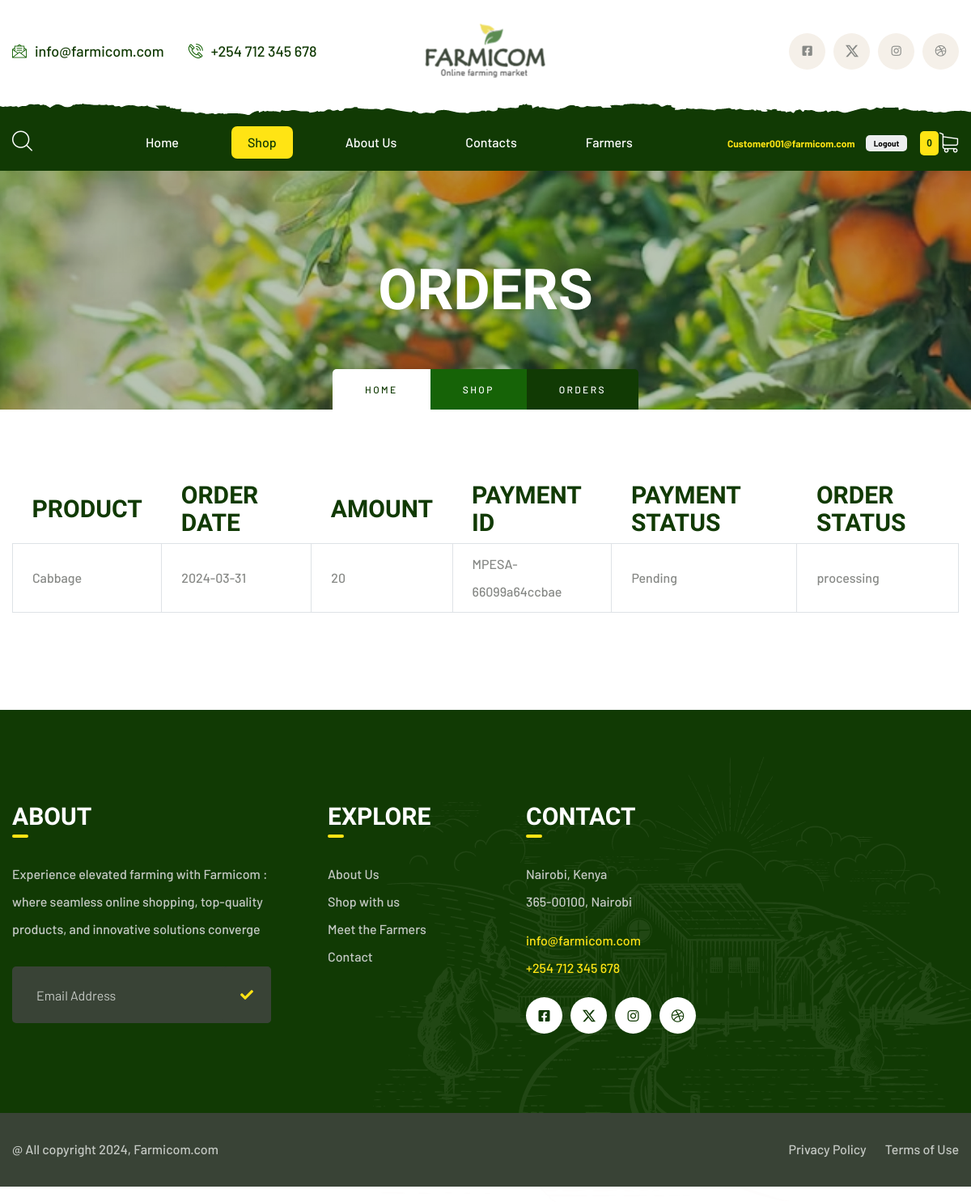
The app's page /orders.php (signed in) with its own data.
### tables this page shows
CREATE TABLE `orders` (
  `id` int(250) NOT NULL,
  `Order_id` varchar(250) NOT NULL,
  `User_email` varchar(250) NOT NULL,
  `country` text NOT NULL,
  `firstname` varchar(25) NOT NULL,
  `lastname` varchar(25) NOT NULL,
  `address` varchar(50) NOT NULL,
  `building` varchar(100) NOT NULL,
  `town` varchar(50) NOT NULL,
  `orderDate` date NOT NULL,
  `payment_id` varchar(50) NOT NULL,
  `payment_method` varchar(25) NOT NULL,
  `payment_status` text NOT NULL,
  `order_status` text NOT NULL,
  `product` varchar(25) NOT NULL,
  `total` int(25) NOT NULL
);

### orders.php (the view, shortened to what this page needs)
<?php
include 'config.php';
if (isset($_SESSION['mail'])) {
    $stmt = $con->prepare("SELECT * FROM cart WHERE Username = ?") or die("Query failed");
    $stmt->bind_param("s", $_SESSION['mail']);
    $stmt->execute();
    $cart_sum = $stmt->get_result();
    $Cart_number = $cart_sum->num_rows;
}else{
    $Cart_number = 0;
    $username = "guest";
}
?>
<!DOCTYPE html>
<html lang="en">
<head>
    <link rel="stylesheet" href="assets/css/animate.min.css">
    <link rel="stylesheet" href="assets/css/bootstrap.min.css">
    <link rel="stylesheet" href="assets/css/owl.carousel.min.css">
    <link rel="stylesheet" href="assets/css/owl.theme.default.min.css">
    <link rel="stylesheet" href="assets/css/magnific-popup.css">
    <link rel="stylesheet" href="assets/css/fontawesome-all.min.css">
    <link rel="stylesheet" href="assets/css/swiper.min.css">
    <link rel="stylesheet" href="assets/css/bootstrap-select.min.css">
    <link rel="stylesheet" href="assets/css/jquery.mCustomScrollbar.min.css">
    <link rel="stylesheet" href="assets/css/bootstrap-datepicker.min.css">
    <link rel="stylesheet" href="assets/css/vegas.min.css">
    <link rel="stylesheet" href="assets/css/nouislider.min.css">
    <link rel="stylesheet" href="assets/css/nouislider.pips.css">
    <link rel="stylesheet" href="assets/css/agrikol_iconl.css">
    <link rel="stylesheet" href="assets/css/style.css">
    <link rel="stylesheet" href="assets/css/responsive.css">
</head>
<body>
    <div class="page-wrapper">
        <div class="site-header__header-one-wrap">
            <div class="topbar-one">
                <div class="topbar_bg" style="background-image: url(assets/images/shapes/header-bg.png)"></div>
                <div class="container">
                    <div class="topbar-one__left">
                        <a href="mail to: info@farmicom.com"><span class="icon-message"></span>info@farmicom.com</a>
                        <a href="+254 712 345 678"><span class="icon-phone-call"></span>+254 712 345 678</a>
                    </div>
                    <div class="topbar-one__middle">
                        <a href="index.php" class="main-nav__logo">
                            <img src="assets/images/resources/logo.png" class="main-logo" alt="Awesome Image" />
                        </a>
                    </div>
                    <div class="topbar-one__right">
                        <div class="topbar-one__social">
                            <a href="#"><i class="fab fa-facebook-square"></i></a>
                            <a href="#"><svg xmlns="http://www.w3.org/2000/svg" width="16" height="16" fill="currentColor" class="bi bi-twitter-x" viewBox="0 0 16 16">
                                <path d="M12.6.75h2.454l-5.36 6.142L16 15.25h-4.937l-3.867-5.07-4.425 5.07H.316l5.733-6.57L0 .75h5.063l3.495 4.633L12.601.75Zm-.86 13.028h1.36L4.323 2.145H2.865z"/>
                              </svg></i></a>
                            <a href="#"><i class="fab fa-instagram"></i></a>
                            <a href="#"><i class="fab fa-dribbble"></i></a>
                        </div>
                    </div>
                </div>
            </div>
            <header class="main-nav__header-one">
                <nav class="header-navigation stricky">
                    <div class="container clearfix">
                        <div class="main-nav__left">
                            <a href="#" class="main-nav__search search-popup__toggler"><i
                                    class="icon-magnifying-glass"></i></a>
                        </div>
                        <div class="main-nav__main-navigation">
                            <ul class=" main-nav__navigation-box">
                                <li class="dropdown">
                                    <a href="index.php">Home</a>
                                </li>
                                <li class="dropdown  current">
                                    <a href="product.php">Shop</a>
                                </li>
                                <li class="dropdown">
                                    <a href="about.php">About Us</a>
                                </li>
                                <li>
                                    <a href="contact.php">Contacts</a>
                                </li>
                                <li>
                                    <a href="farmers.php">Farmers</a>
                                </li>
                            </ul>
                        </div>
                        <div class="main-nav__right">
                                <div class="icon_cart_box">
                                    <?php
                                    if(isset($_SESSION['mail'])){
                                        echo"<div class='usern'>{$_SESSION['mail']}</div>
                                         <center><a href='logout.php'><button class='logout-button'>Logout</button></a></center>";
                                    }else{
                                        echo"<center><a href='lform.php'><button class='logout-button'>Login</button></a></center>";
                                    }
                                    ?>
                                </div>
                                <div class="icon_cart_box">
                                  <a href="cart.php">
                                    <sup><?php echo $Cart_number?></sup><span class="icon-shopping-cart"></span>
                                  </a>
                                </div>
                              </div>
                        </div>
                    </div>
        </div>
        <section class="page-header" style="background-image: url(assets/images/backgrounds/page-header-contact.jpg);">
            <div class="container">
                <h2>ORDERS</h2>
                <ul class="thm-breadcrumb list-unstyled">
                    <li><a href="index.php">Home</a></li>
                    <li><a href="" class="shop_style">Shop</a></li>
                    <li><span>Orders</span></li>
                </ul>
            </div>
        </section>
        <form action="<?php echo $_SERVER['PHP_SELF']; ?>" method="post">        <section class="cart">
            <div class="container">
                <div class="row">
                    <div class="col-xl-12">
                        <div class="cart_table_box">
                        <table class="cart_table">
                        <?php
if (isset($_SESSION['mail'])) {
    $username = $_SESSION['mail'];
    $select_order = mysqli_query($con, "SELECT * FROM orders WHERE user_email = '$username'");
    if ($select_order->num_rows == 0) {
        echo "<centre><h1>No orders</h1></centre>";
    }else{
    ?>
    <thead class="cart_table_head">
    <tr>
      <th class="px-4 py-2">Product</th>
      <th class="px-4 py-2">Order date</th>
      <th class="px-4 py-2">Amount</th>
      <th class="px-4 py-2">Payment Id</th>
      <th class="px-4 py-2">Payment status</th>
      <th class="px-4 py-2">Order status</th>
    </tr>
                    </thead>
        <?php
        while ($order_items = mysqli_fetch_assoc($select_order)) {
?>
<tbody>
    <tr class="cart_table_head">
      <td class="border px-4 py-2"><?php echo $order_items['product']; ?></td>
      <td class="border px-4 py-2"><?php echo $order_items['orderDate']; ?></td>
      <td class="border px-4 py-2"><?php echo $order_items['total']; ?></td>
      <td class="border px-4 py-2"><?php echo $order_items['payment_id']; ?></td>
      <td class="border px-4 py-2"><?php echo $order_items['payment_status']; ?></td>
      <td class="border px-4 py-2"><?php echo $order_items['order_status']; ?></td>
    </tr>
  </tbody>
<?php
        }
        }
}
?>
</table>
</div>
</div>
</div>
        </section>
        </form>
        <footer class="site-footer">
            <div class="site-footer_farm_image"><img src="assets/images/resources/site-footer-farm.png"
                    alt="Farm Image"></div>
            <div class="container">
                <div class="row no-gutters">
                    <div class="col-xl-4 col-lg-4 col-md-6">
                        <div class="footer-widget__column footer-widget__about wow fadeInUp" data-wow-delay="100ms">
                            <div class="footer-widget__title">
                                <h3>About</h3>
                            </div>
                            <div class="footer-widget_about_text">
                                <p>Experience elevated farming with Farmicom : where seamless online shopping, top-quality products,
                                    and innovative solutions converge  </p>
                            </div>
                            <form action="" method="post">
                                <div class="footer_input-box">
                                    <input type="Email"  name = "email" placeholder="Email Address">
                                    <button type="submit" name="subscribe" class="button"><i class="fa fa-check"></i></button>
                                </div>
                            </form>
                        </div>
                    </div>
                    <div class="col-xl-2 col-lg-2 col-md-6">
                        <div class="footer-widget__column footer-widget__link wow fadeInUp" data-wow-delay="200ms">
                            <div class="footer-widget__title">
                                <h3>Explore</h3>
                            </div>
                            <ul class="footer-widget__links-list list-unstyled">
                                <li><a href="about.php">About Us</a></li>
                                <li><a href="product.php">Shop with us</a></li>
                                <li><a href="farmers.php">Meet the Farmers</a></li>
                                <li><a href="contact.php">Contact</a></li>
                            </ul>
                        </div>
                    </div>
                    <div class="col-xl-3 col-lg-3 col-md-6">
                        <div class="footer-widget__column footer-widget__contact wow fadeInUp" data-wow-delay="400ms">
                            <div class="footer-widget__title">
                                <h3>Contact</h3>
                            </div>
                            <div class="footer-widget_contact">
                                <p>Nairobi, Kenya<br>365-00100, Nairobi</p>
                                <a href="mailto:info@farmicom.com">info@farmicom.com</a><br>
                                <a href="tel:+254 712 345 678">+254 712 345 678</a>
                                <div class="site-footer__social">
                                    <a href="#"><i class="fab fa-facebook-square"></i></a>
                                    <a href="#"><svg xmlns="http://www.w3.org/2000/svg" width="16" height="16" fill="currentColor" class="bi bi-twitter-x" viewBox="0 0 16 16">
                                        <path d="M12.6.75h2.454l-5.36 6.142L16 15.25h-4.937l-3.867-5.07-4.425 5.07H.316l5.733-6.57L0 .75h5.063l3.495 4.633L12.601.75Zm-.86 13.028h1.36L4.323 2.145H2.865z"/>
                                      </svg></i></a>
                                    <a href="#"><i class="fab fa-instagram"></i></a>
                                    <a href="#"><i class="fab fa-dribbble"></i></a>
                                </div>
                            </div>
                        </div>
                    </div>
                </div>
            </div>
        </footer>
        <div class="site-footer_bottom">
            <div class="container">
                <div class="site-footer_bottom_copyright">
                    <p>@ All copyright 2024, <a href="#">Farmicom.com</a></p>
                </div>
                <div class="site-footer_bottom_menu">
                    <ul class="list-unstyled">
                        <li><a href="#">Privacy Policy</a></li>
                        <li><a href="#">Terms of Use</a></li>
                    </ul>
                </div>
            </div>
        </div>
</body>
</html>

### records on screen
orders: product "Cabbage", orderDate "2024-03-31", total "20", payment "MPESA-66099a64ccbae", payment_status "Pending", order_status "processing"

### other values on screen
$_SESSION['mail'] "Customer001@farmicom.com"
$Cart_number "0"
